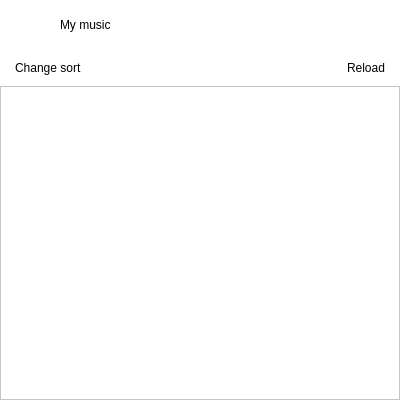
<?xml version="1.0" encoding="UTF-8"?>
<ui version="4.0">
 <class>MainPage</class>
 <widget class="QWidget" name="MainPage">
  <property name="geometry">
   <rect>
    <x>0</x>
    <y>0</y>
    <width>400</width>
    <height>400</height>
   </rect>
  </property>
  <property name="windowTitle">
   <string>Form</string>
  </property>
  <property name="autoFillBackground">
   <bool>false</bool>
  </property>
  <property name="styleSheet">
   <string notr="true">background: #fff</string>
  </property>
  <layout class="QVBoxLayout" name="verticalLayout">
   <property name="leftMargin">
    <number>0</number>
   </property>
   <property name="topMargin">
    <number>0</number>
   </property>
   <property name="rightMargin">
    <number>0</number>
   </property>
   <property name="bottomMargin">
    <number>0</number>
   </property>
   <item>
    <widget class="QWidget" name="central" native="true">
     <layout class="QVBoxLayout" name="verticalLayout_4">
      <property name="leftMargin">
       <number>0</number>
      </property>
      <property name="topMargin">
       <number>0</number>
      </property>
      <property name="rightMargin">
       <number>0</number>
      </property>
      <property name="bottomMargin">
       <number>0</number>
      </property>
      <item>
       <widget class="QWidget" name="header" native="true">
        <property name="minimumSize">
         <size>
          <width>0</width>
          <height>50</height>
         </size>
        </property>
        <property name="maximumSize">
         <size>
          <width>16777215</width>
          <height>50</height>
         </size>
        </property>
        <layout class="QHBoxLayout" name="horizontalLayout">
         <property name="spacing">
          <number>20</number>
         </property>
         <property name="leftMargin">
          <number>10</number>
         </property>
         <property name="topMargin">
          <number>5</number>
         </property>
         <property name="rightMargin">
          <number>10</number>
         </property>
         <property name="bottomMargin">
          <number>5</number>
         </property>
         <item>
          <widget class="Burger" name="burger">
           <property name="minimumSize">
            <size>
             <width>30</width>
             <height>30</height>
            </size>
           </property>
           <property name="maximumSize">
            <size>
             <width>30</width>
             <height>30</height>
            </size>
           </property>
           <property name="cursor">
            <cursorShape>PointingHandCursor</cursorShape>
           </property>
           <property name="text">
            <string/>
           </property>
           <property name="pixmap">
            <pixmap resource="../images.qrc">:/images/burger.png</pixmap>
           </property>
           <property name="scaledContents">
            <bool>true</bool>
           </property>
           <property name="default" stdset="0">
            <bool>false</bool>
           </property>
          </widget>
         </item>
         <item>
          <widget class="QLabel" name="label">
           <property name="styleSheet">
            <string notr="true">text-transform: uppercase;
font: 87 16pt &quot;Arial&quot;;</string>
           </property>
           <property name="text">
            <string>My music</string>
           </property>
          </widget>
         </item>
         <item>
          <spacer name="horizontalSpacer">
           <property name="orientation">
            <enum>Qt::Horizontal</enum>
           </property>
           <property name="sizeHint" stdset="0">
            <size>
             <width>40</width>
             <height>20</height>
            </size>
           </property>
          </spacer>
         </item>
         <item>
          <widget class="IClickable" name="search">
           <property name="maximumSize">
            <size>
             <width>30</width>
             <height>30</height>
            </size>
           </property>
           <property name="baseSize">
            <size>
             <width>30</width>
             <height>30</height>
            </size>
           </property>
           <property name="cursor">
            <cursorShape>PointingHandCursor</cursorShape>
           </property>
           <property name="text">
            <string/>
           </property>
           <property name="pixmap">
            <pixmap resource="../images.qrc">:/images/search.png</pixmap>
           </property>
           <property name="scaledContents">
            <bool>true</bool>
           </property>
           <property name="default" stdset="0">
            <bool>false</bool>
           </property>
          </widget>
         </item>
         <item>
          <widget class="QLabel" name="label_2">
           <property name="maximumSize">
            <size>
             <width>20</width>
             <height>20</height>
            </size>
           </property>
           <property name="cursor">
            <cursorShape>PointingHandCursor</cursorShape>
           </property>
           <property name="styleSheet">
            <string notr="true">font: 87 16pt &quot;Arial&quot;;</string>
           </property>
           <property name="text">
            <string/>
           </property>
           <property name="pixmap">
            <pixmap>:/images/images/search.png</pixmap>
           </property>
           <property name="scaledContents">
            <bool>true</bool>
           </property>
          </widget>
         </item>
        </layout>
       </widget>
      </item>
      <item>
       <layout class="QHBoxLayout" name="horizontalLayout_2">
        <property name="leftMargin">
         <number>15</number>
        </property>
        <property name="topMargin">
         <number>5</number>
        </property>
        <property name="rightMargin">
         <number>15</number>
        </property>
        <property name="bottomMargin">
         <number>5</number>
        </property>
        <item>
         <widget class="IClickable" name="sort">
          <property name="cursor">
           <cursorShape>PointingHandCursor</cursorShape>
          </property>
          <property name="styleSheet">
           <string notr="true">font: 75 10pt &quot;Arial&quot;;
color: rgb(79, 147, 255);

QLabel::hover{
	color: rgb(42, 109, 255)
}</string>
          </property>
          <property name="text">
           <string>Change sort</string>
          </property>
         </widget>
        </item>
        <item>
         <widget class="IClickable" name="reload">
          <property name="cursor">
           <cursorShape>PointingHandCursor</cursorShape>
          </property>
          <property name="styleSheet">
           <string notr="true">font: 75 10pt &quot;Arial&quot;;
color: rgb(79, 147, 255);

QLabel::hover{
	color: rgb(42, 109, 255)
}</string>
          </property>
          <property name="text">
           <string>Reload</string>
          </property>
          <property name="alignment">
           <set>Qt::AlignRight|Qt::AlignTrailing|Qt::AlignVCenter</set>
          </property>
         </widget>
        </item>
       </layout>
      </item>
      <item>
       <widget class="QWidget" name="content" native="true">
        <property name="styleSheet">
         <string notr="true">QScrollBar:vertical
 {
     background-color: transparent;
     width: 15px;
     margin: 15px 3px 15px 3px;
     border: 1px transparent #2A2929;
     border-radius: 4px;
 }

QScrollBar::handle:vertical
 {
     background-color: #eee;
     min-height: 5px;
     border-radius: 4px;
 }

QScrollBar::handle:vertical:hover{
	background-color: #bbb;
}

QScrollBar::add-line:vertical
 {
	 color: transparent;
	 border: none;
	 width: 0px;
  	 height: 0px;
 }

QScrollBar::sub-line:vertical{
	border: none;
	width: 0;
	height: 0;
}

 QScrollBar::add-line:vertical:hover, QScrollBar::add-line:vertical:on
 {
     height: 10px;
     width: 10px;
     subcontrol-position: bottom;
     subcontrol-origin: margin;
 }</string>
        </property>
        <layout class="QVBoxLayout" name="verticalLayout_2">
         <property name="spacing">
          <number>0</number>
         </property>
         <property name="leftMargin">
          <number>0</number>
         </property>
         <property name="topMargin">
          <number>0</number>
         </property>
         <property name="rightMargin">
          <number>0</number>
         </property>
         <property name="bottomMargin">
          <number>0</number>
         </property>
         <item>
          <widget class="QScrollArea" name="scrollArea">
           <property name="styleSheet">
            <string notr="true">padding: 0;</string>
           </property>
           <property name="widgetResizable">
            <bool>true</bool>
           </property>
           <widget class="QWidget" name="scrollAreaWidgetContents">
            <property name="geometry">
             <rect>
              <x>0</x>
              <y>0</y>
              <width>398</width>
              <height>300</height>
             </rect>
            </property>
            <property name="styleSheet">
             <string notr="true">[accessibleName=&quot;playItem&quot;]:hover{
	background: #eee;
}

[accessibleName=&quot;playItem&quot;] *{
	background: transparent;
}

[accessibleName=&quot;active&quot;] QWidget{
	background: #aaa;
}</string>
            </property>
            <layout class="QVBoxLayout" name="verticalLayout_3">
             <property name="spacing">
              <number>0</number>
             </property>
             <property name="leftMargin">
              <number>0</number>
             </property>
             <property name="topMargin">
              <number>5</number>
             </property>
             <property name="rightMargin">
              <number>0</number>
             </property>
             <property name="bottomMargin">
              <number>3</number>
             </property>
            </layout>
           </widget>
          </widget>
         </item>
         <item>
          <widget class="PlayerControl" name="control" native="true"/>
         </item>
        </layout>
       </widget>
      </item>
     </layout>
    </widget>
   </item>
  </layout>
 </widget>
 <customwidgets>
  <customwidget>
   <class>Burger</class>
   <extends>QLabel</extends>
   <header>Components/burger.h</header>
  </customwidget>
  <customwidget>
   <class>PlayerControl</class>
   <extends>QWidget</extends>
   <header location="global">Components/playercontrol.h</header>
   <container>1</container>
  </customwidget>
  <customwidget>
   <class>IClickable</class>
   <extends>QLabel</extends>
   <header>Interfaces/iclickable.h</header>
  </customwidget>
 </customwidgets>
 <resources>
  <include location="../images.qrc"/>
 </resources>
 <connections/>
</ui>
